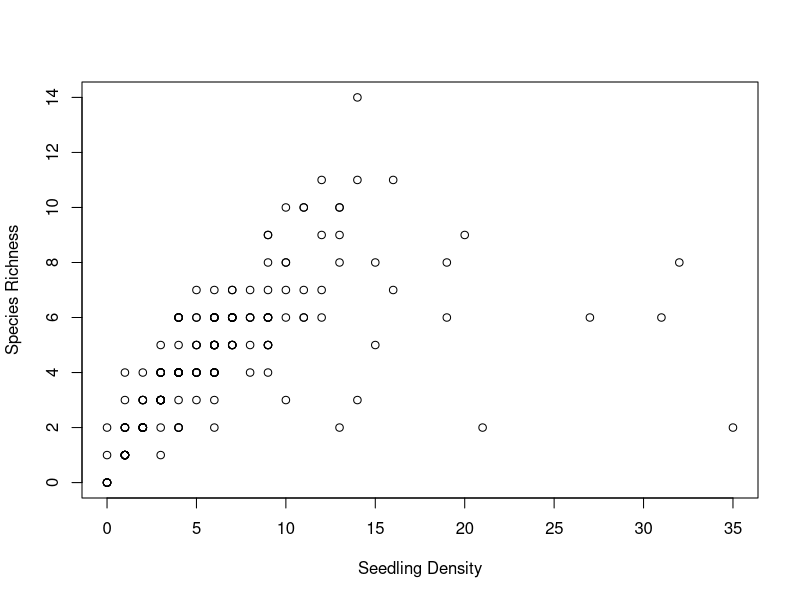
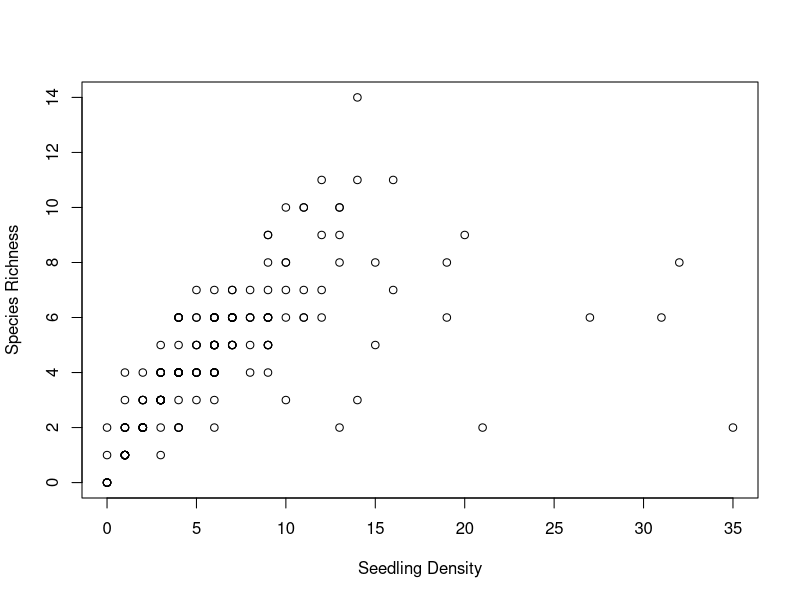
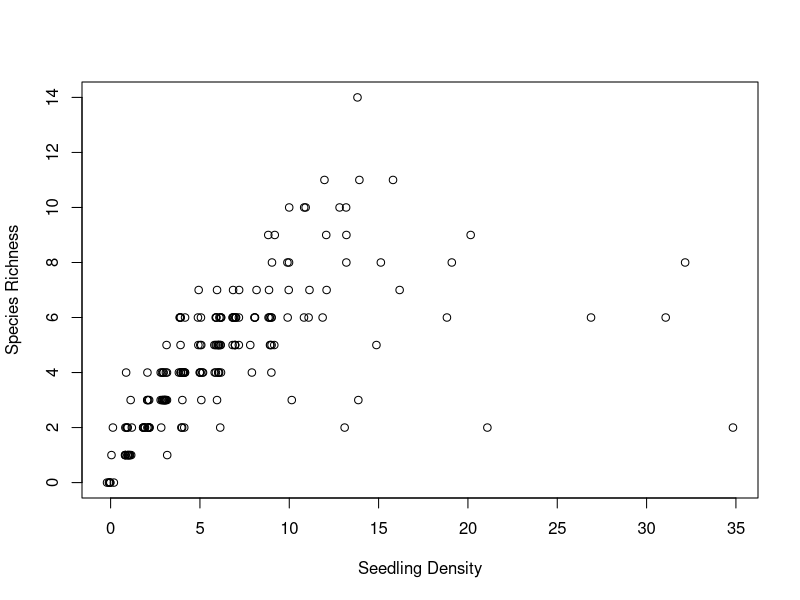
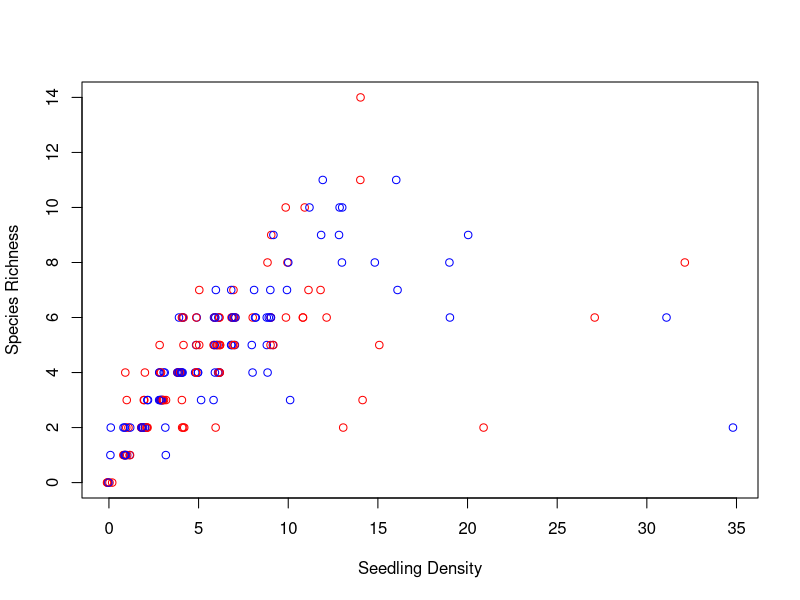

Recreate these plots in R, in order. (Note: this script raises an error after producing the figures.)
######################################
# Publication-quality graphics in R  #
#                                    #
# A demonstration of the basic       #
# types of graphs available in R     #
# C. E. Timothy Paine                #
# October 2019                       #
######################################

###########################################
# These are the Basic commands for plotting
# plot()                       # create a new plot of any type
# hist()                       # create a histogram
# lines()                      # add straight lines to an existing plot
# points()                     # add points to an existing plot.
# abline()                     # add a line of the form ax + b to an existing plot.
# segments(), arrows(), rect() # Add (a sequence of) line segments, arrows, or rectangles to an existing plot.
# interaction.plot()           # Easily create interaction plots
###########################################


# Pre-load some libraries...
library(lattice)
library(lme4)

#Load data, and clean up dates
# These data come from Paine et al. 2009. "Supplemental irrigation increases seedling performance and diversity in a tropical forest". Journal of Tropical Ecology
dat <- read.csv("data for plotting.csv")
dat$date <- as.factor(dat$date)
dat.4 <- dat[dat$date == 4,]  # pull a subset of the dataset -- only include rows from the 4th time period.

# Demonstrate a scatter plot
plot(dat.4$density, dat.4$richness, ylab = "Species Richness", xlab = "Seedling Density") 
plot(richness ~ density, data = dat.4, ylab = "Species Richness", xlab = "Seedling Density") # alternative syntax, often better
plot(jitter(dat.4$density), dat.4$richness, ylab = "Species Richness", xlab = "Seedling Density")		#spread out points a bit - makes obvious that most plots have no seedlings

# Demonstrate how to colour points on a figure
plot(richness ~ jitter(density), data = dat.4, ylab = "Species Richness", xlab = "Seedling Density", col = ifelse(watered == 'wet', 'blue', 'red'))
# any time you have more than one type of data on a figure, you need a legend!
legend('topright', col = c('red', 'blue'), legend = levels(dat$watered), pch = 1, title = "Treatment applied")

# Demonstrate a boxplot
plot(density ~ watered, data = dat.4, ylab = "Seedling Density", xlab = "Watering Treatment") #makes a boxplot because predictor variable is of type Factor
# Note the formula specification of what to plot. 
# This is the same way you write formulas for statistical functions.
boxplot(density ~ watered + date, data = dat, ylab = "Seedling Density", xlab = "Watering Treatment") 
# note that it's easy to change colors, line types, etc. 
boxplot(density ~ watered + date, data = dat, ylab = "Seedling Density", xlab = "Watering Treatment", col = c("pink", "light blue")) 
# note that the arrangement of boxes affects interpretation
boxplot(density ~ date + watered, data = dat, ylab = "Seedling Density", xlab = "Watering Treatment") 
# note that it's easy to change colors, line types, etc. 
boxplot(density ~ date + watered, data = dat, ylab = "Seedling Density", xlab = "Watering Treatment", col = rep(c("pink", "light blue"), each = 3)) 

# Demonstrate a Histogram
hist(dat.4$richness, main = "Species richness per m^2")              # make a histogram
hist(dat.4$richness, main = "Species richness per m^2", breaks = 10) # make ~ 10 bars
abline(v = mean(dat.4$richness), col = "red")                        # add a line for the mean. "v=" indicates that you want a Vertical line.
abline(v = quantile(dat.4$richness, c(0.25, 0.50, 0.75)), col = "blue", lty = c(2, 1, 2), lwd = 2) # add blue lines for the median and quartiles. You can add more than 1 line with a single command

# Demonstrate Interaction Plots
with(dat, interaction.plot(date, watered, richness, ylim = c(3, 6), leg.bty = "o")) 
#interaction.plot() has no way to specify a "data =" arguement,so it's convenient to use the with() syntax. Note that here, we specify the desired limits on the y-axis

# Demonstrate diagnostic plots... first run an ANOVA and an ANCOVA to have something to plot...
lm.density  <-lm(log(density + 1) ~ watered * date, data = dat)	
lme.density  <-lmer(log(density + 1) ~ watered * date + (1 | plot/subplot),	data = dat)
# note that there's no output from these commands - the model fit is saved to the variables "lm.density" and "lme.density". 

#View sumarized model output with
summary(lm.density)
#and anova tables with
anova(lm.density)

#For lm() linear models, obtaining diagnostic plots is very simple
par(mfrow = c(2, 2)) # set the plotting area to four panels (2 rows by 2 columns)
plot(lm.density)

#For lmer() models, it's a bit more complex, since plotting a lme object returns only a residual plot, ie
plot(lme.density)
# here's a few more things you can plot
par(mfrow = c(1, 2)) # set the plotting area to four panels (2 rows by 2 
plot(fitted(lme.density), resid(lme.density), xlab = "Fitted Values", ylab = "Residuals")
abline(h = 0, col = "red")#residual plot
qqnorm(resid(lme.density)); qqline(resid(lme.density), col = "red") ##QQ plot

				
####Lattice graphs can be really powerful for big and multivariate datasets. ####
# plot relationship for each plot seperately (4 watered plots, 4 unwatered)
xyplot(richness ~ density | plot, groups = watered, data = dat, 
       strip = strip.custom(strip.levels = c(T, T)))

#### Elaborate Lattice Example ####
# this is not fully commented - we can go through the commands and options if you want.
# prepare and summarize the data
long <- reshape(dat, varying = list(6:11), direction = "long", drop = c("calobr", "carplo", "casearia", "geniam", "hymein", "iriade", "otobpa", "socrex", "sponmo", "vitecy", "wettau", "year"), times = names(dat[6:11]))
water <- long$watered; 
date <- as.numeric(as.character(long$date)); 
response <-long$time
sum <- summarize(long$recruits, by = llist(response, date, water), smean.cl.boot)
sum$month <- 0
sum$month[sum$date == 2] <- 3
sum$month[sum$date == 3] <- 10
sum$month[sum$date == 4] <- 22
names(sum)[4] <- "Mean"

setTrellis()
xYplot(
	Cbind(response = Mean, Lower, Upper) ~ month | response, 
	groups = water, 
	data = sum, 
	type = "l", 
	ylab = "",
	xlim = c(-2, 24),
	label.curves = F,
	col = c("red", "blue"), 
	scales = list(alternating = F, tck = c(1, 0),
		y = list(rot = 0),
		x = list(tick.number = 4, at = c(0, 3, 10, 22), labels = c("Mar 05", "Jul 05", "Jan 06", "Jan 07"), rot = 45)),
	)    
mtext("Sown Seedlings", outer = T, line = -1)     



	
# set up a publication-quality figure
par(
	mfrow = c(3, 5), 
	pty= "m", 
	mar = c(3, 3, 1, 1), 
	oma = c(1, 1, 1, 1),
	las = 1, 
	xpd = NA
	)    
for(i in c(1:15)){
	X.i <- runif(100)# replace with real data....
	Y.i <- rnorm(100)
	line.lm <- lm(Y.i~X.i)
	plot(X.i, Y.i, xlab = "", ylab = "", xlim = c(0, 1), ylim = c(-3, 3), axes = F, cex = 0.8, col = "gray", pch = 19)
	R2  <- bquote(paste(r^2==  .(sprintf("%1.2f", summary(line.lm)$r.squared))))
	eqn <- bquote(paste(Y== .(sprintf("%1.2f", coef(line.lm)[1])), "X", .(sprintf("%+1.2f", coef(line.lm)[2])), ))
	Xes <- data.frame(X.i = seq(min(X.i), max(X.i), length = 100))
	predicted <- predict(line.lm, newdat = Xes)
	mtext(R2,  cex = 0.7, line = 0, adj = 0.95)
	mtext(eqn, cex = 0.7, line = -1, adj = 0.95)
	mtext(paste0(LETTERS[i], ")"), adj = 0.05, line = 0, font = 2)
		if(i %% 3 == 1){
			axis(2)
			} else {
			axis(2, labels = F)
			}
		if(i > 10){
			axis(1)
			} else {
			axis(1, labels = F)
			}
		lines(Xes$X.i, predicted)
	}    
title(ylab = "Y AXIS LABEL", xlab = "X AXIS LABEL ", outer = T, line = -1) 
mtext(text = "Figure 2", adj = 0, outer = T)


	
	
